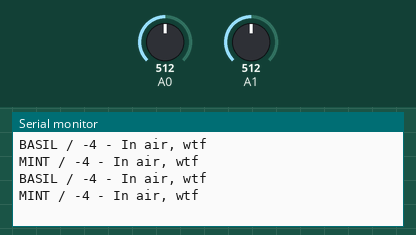
The sketch below on a simulated Arduino Uno, built with avr-gcc and run on an emulated ATmega328P. On the bench: the last lines printed to the serial monitor. The test bench sets the inputs (shaded band); at power-on: A0 = 512, A1 = 512.

Above: at 3.8 s.
3.9 s: A0 set to 306
At 6.4 s:
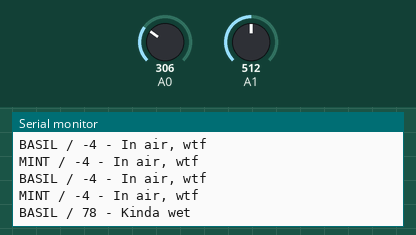
10.5 s: A1 set to 306
At 13.4 s:
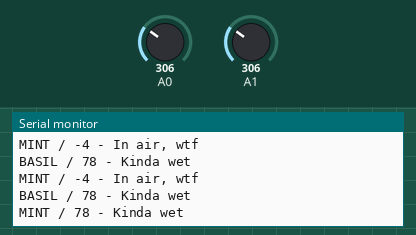
17.0 s: A0 set to 122
At 18.4 s:
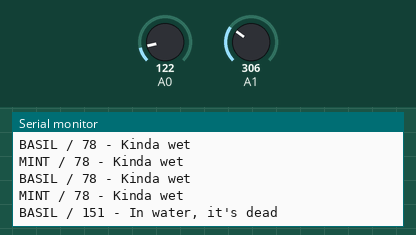
22.5 s: A1 set to 122
At 25.1 s:
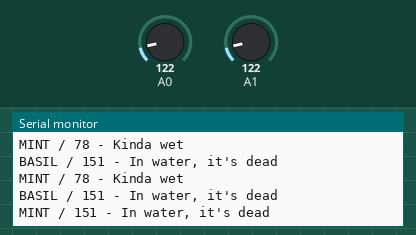

Measured:
- after the input at 3.9 s, the serial monitor: prints a new line after 2.1 s (image 1)
- after the input at 10.5 s, the serial monitor: prints a new line after 2.0 s (image 2)
- after the input at 17.0 s, the serial monitor: prints a new line after 1.0 s (image 3)
- after the input at 22.5 s, the serial monitor: prints a new line after 2.0 s (image 4)

The sketch:

soil_sensor_test.ino
```cpp
#include <Streaming.h>

const int AIR_VAL = 500;
const int WATER_VAL = 250;
const int NUMBER_OF_POTS = 2;
String pot_ports[NUMBER_OF_POTS] = {"BASIL", "MINT"};

void setup() {
  Serial.begin(9600); // open serial port, set the baud rate as 9600 bps
}
void loop() {
  for(int i = 0 ; i < NUMBER_OF_POTS; i = i + 1){
    readSoil(i);
  }
  Serial << endl;
  delay(2000);
}

void readSoil(int input){
  int val;
  val = analogRead(input); //connect sensor to Analog 0
  int calibratedVal = 100 - map(val, WATER_VAL, AIR_VAL, 0, 100); //map to moisture percentage

  Serial << pot_ports[input] << " / " << calibratedVal << " - " ;

  if(calibratedVal > 95){
    Serial << "In water, it's dead" << endl;
  }
  else if(calibratedVal > 66){
    Serial << "Kinda wet" << endl;
  }
  else if(calibratedVal > 33){
    Serial << "Medium" << endl;
  }
  else if (calibratedVal > 5){
    Serial << "Kinda dry, need water" << endl;
  }
  else{
    Serial << "In air, wtf" << endl;
  }
  delay(500);
}
```
